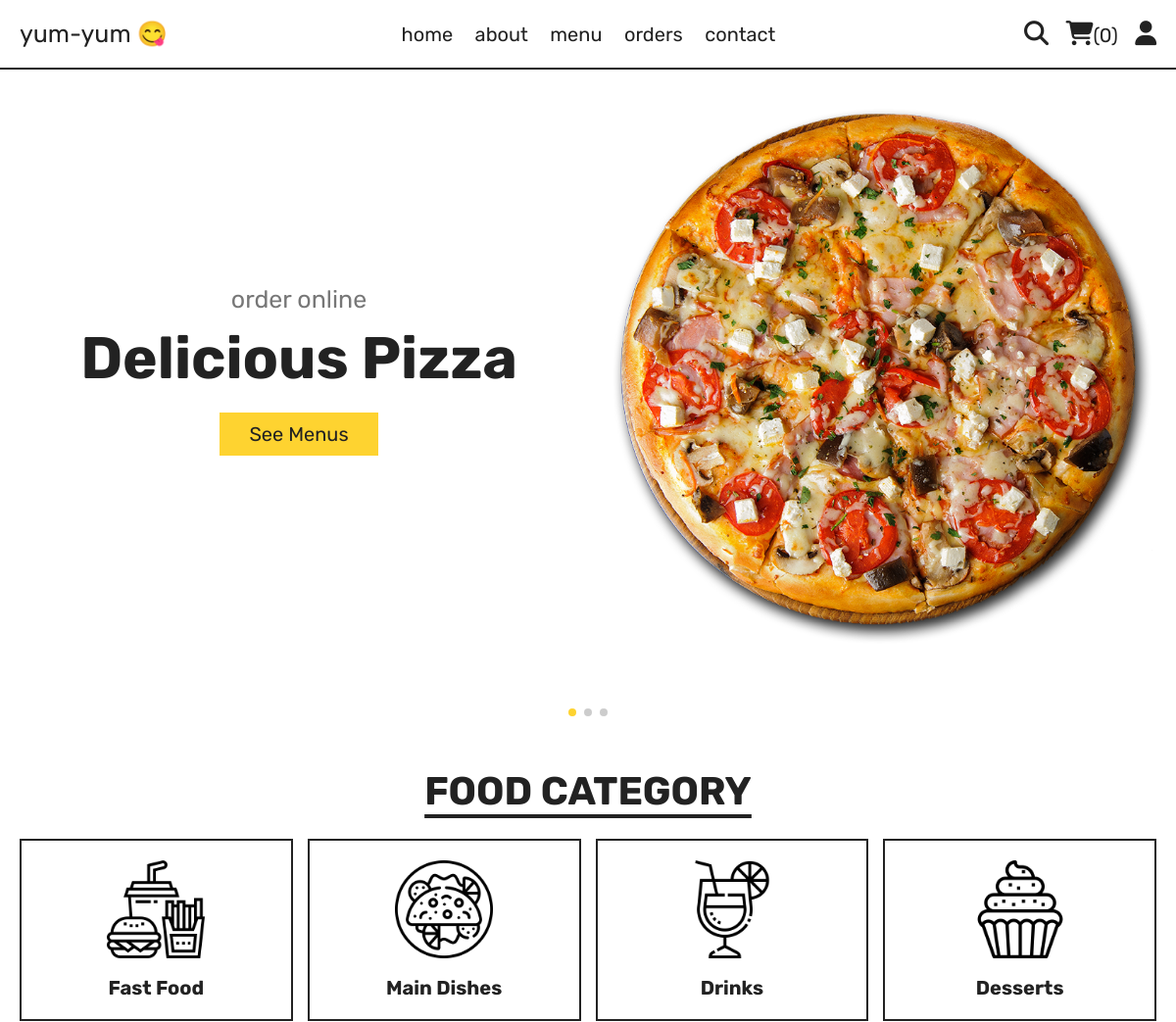
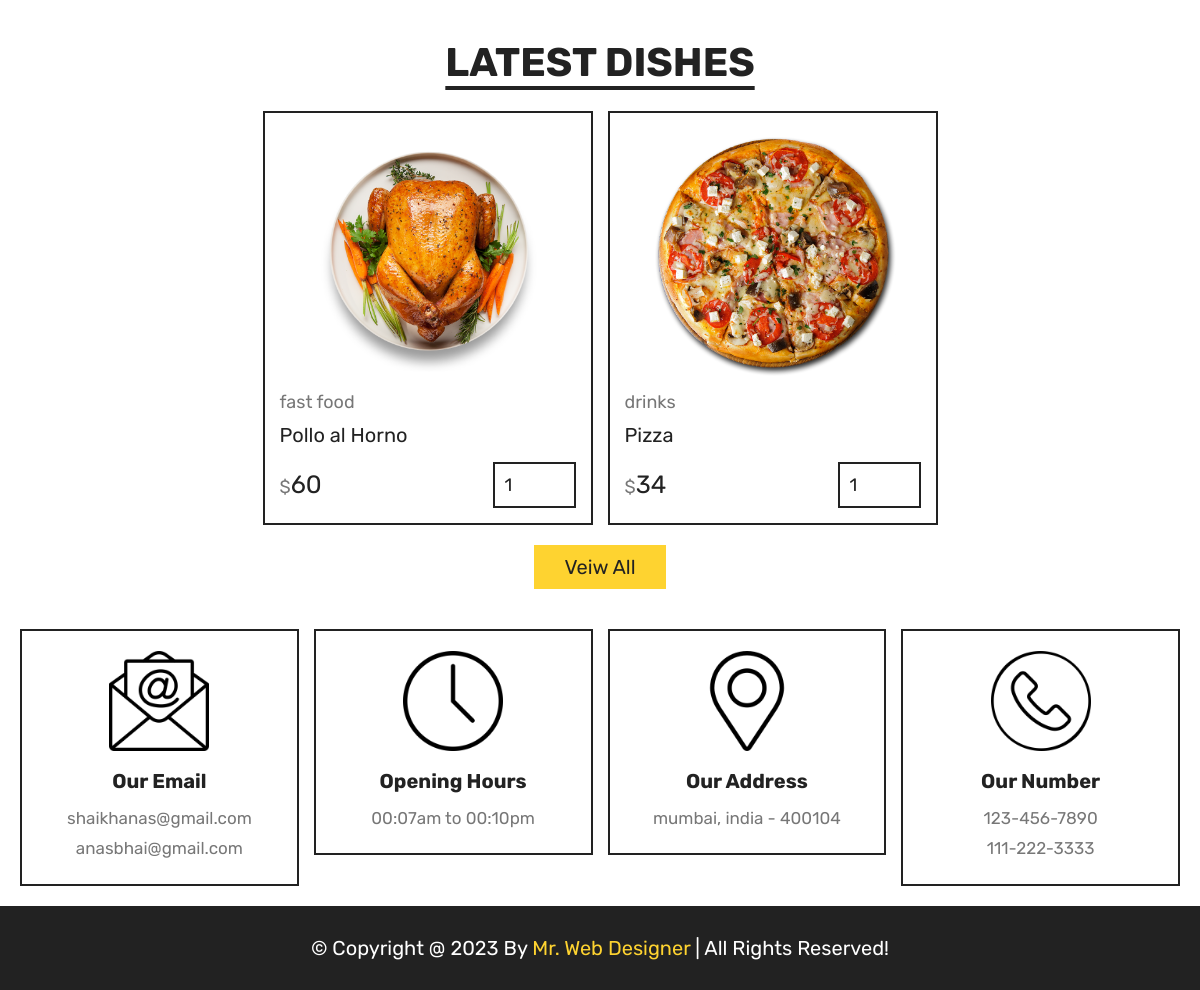
The app's page /home.php with its own data (2 pictures, top to bottom).
### tables this page shows
CREATE TABLE `products` (
  `id` int NOT NULL AUTO_INCREMENT,
  `name` varchar(100) NOT NULL,
  `category` varchar(100) NOT NULL,
  `price` int NOT NULL,
  `image` varchar(100) NOT NULL,
  PRIMARY KEY (`id`),
  UNIQUE KEY `id_UNIQUE` (`id`)
);

### home.php (the view, shortened to what this page needs)
<?php
include 'components/connect.php';
?>
<!DOCTYPE html>
<html lang="en">
<head>
   <link rel="stylesheet" href="https://unpkg.com/swiper@8/swiper-bundle.min.css" />
   <link rel="stylesheet" href="https://cdnjs.cloudflare.com/ajax/libs/font-awesome/6.1.1/css/all.min.css">
   <link rel="stylesheet" href="css/style.css">
</head>
<body>
<?php include 'components/user_header.php'; ?>
<section class="hero">
   <div class="swiper hero-slider">
      <div class="swiper-wrapper">
         <div class="swiper-slide slide">
            <div class="content">
               <span>order online</span>
               <h3>delicious pizza</h3>
               <a href="menu.html" class="btn">see menus</a>
            </div>
            <div class="image">
               <img src="images/home-img-1.png" alt="">
            </div>
         </div>
         <div class="swiper-slide slide">
            <div class="content">
               <span>order online</span>
               <h3>chezzy hamburger</h3>
               <a href="menu.html" class="btn">see menus</a>
            </div>
            <div class="image">
               <img src="images/home-img-2.png" alt="">
            </div>
         </div>
         <div class="swiper-slide slide">
            <div class="content">
               <span>order online</span>
               <h3>rosted chicken</h3>
               <a href="menu.html" class="btn">see menus</a>
            </div>
            <div class="image">
               <img src="images/home-img-3.png" alt="">
            </div>
         </div>
      </div>
      <div class="swiper-pagination"></div>
   </div>
</section>
<section class="category">
   <h1 class="title">food category</h1>
   <div class="box-container">
      <a href="category.php?category=fast food" class="box">
         <img src="images/cat-1.png" alt="">
         <h3>fast food</h3>
      </a>
      <a href="category.php?category=main dish" class="box">
         <img src="images/cat-2.png" alt="">
         <h3>main dishes</h3>
      </a>
      <a href="category.php?category=drinks" class="box">
         <img src="images/cat-3.png" alt="">
         <h3>drinks</h3>
      </a>
      <a href="category.php?category=desserts" class="box">
         <img src="images/cat-4.png" alt="">
         <h3>desserts</h3>
      </a>
   </div>
</section>
<section class="products">
   <h1 class="title">latest dishes</h1>
   <div class="box-container">
      <?php
         $select_products = $conn->prepare("SELECT * FROM `products` LIMIT 6");
         $select_products->execute();
         if($select_products->rowCount() > 0){
            while($fetch_products = $select_products->fetch(PDO::FETCH_ASSOC)){
      ?>
      <form action="" method="post" class="box">
         <img src="uploaded_img/<?= $fetch_products['image']; ?>" alt="">
         <a href="category.php?category=<?= $fetch_products['category']; ?>" class="cat"><?= $fetch_products['category']; ?></a>
         <div class="name"><?= $fetch_products['name']; ?></div>
         <div class="flex">
            <div class="price"><span>$</span><?= $fetch_products['price']; ?></div>
            <input type="number" name="qty" class="qty" min="1" max="99" value="1" maxlength="2">
         </div>
      </form>
      <?php
            }
         }else{
            echo '<p class="empty">no products added yet!</p>';
         }
      ?>
   </div>
   <div class="more-btn">
      <a href="menu.html" class="btn">veiw all</a>
   </div>
</section>
<?php include 'components/footer.php'; ?>
</body>
</html>

### css/style.css (style rules this page uses)
:root { --yellow:#fed330; --red:#e74c3c; --white:#fff; --black:#222; --light-color:#777; --border:.2rem solid var(--black); }
* { font-family: 'Rubik', sans-serif; margin:0; padding:0; box-sizing: border-box; outline: none; border: none; text-decoration: none; }
html { font-size: 62.5%; overflow-x: hidden; scroll-behavior: smooth; stop-opacity: 7rem; }
section { margin:0 auto; max-width: 1200px; padding:2rem; }
.title { text-align: center; margin-bottom: 2.5rem; font-size: 4rem; color:var(--black); text-transform: uppercase; text-decoration: underline; text-underline-offset: 1rem; }
.btn, .delete-btn { margin-top: 1rem; display: inline-block; font-size: 2rem; padding:1rem 3rem; cursor: pointer; text-transform: capitalize; transition: .2s linear; }
.btn { background-color: var(--yellow); color:var(--black); }
.hero .slide { display: flex; align-items: center; flex-wrap: wrap-reverse; gap:2rem; margin-bottom: 4rem; }
.hero .slide .image { flex:1 1 40rem; }
.hero .slide .image img { width: 100%; }
.hero .slide .content { flex:1 1 40rem; text-align: center; }
.hero .slide .content span { font-size: 2.5rem; color:var(--light-color); }
.hero .slide .content h3 { margin:1rem 0; font-size: 6rem; color:var(--black); text-transform: capitalize; }
.category .box-container { display: grid; grid-template-columns: repeat(auto-fit, minmax(27rem, 1fr)); gap:1.5rem; align-items: flex-start; }
.category .box-container .box { border:var(--border); padding:2rem; text-align: center; }
.category .box-container .box img { width: 100%; height: 10rem; object-fit: contain; }
.category .box-container .box h3 { font-size: 2rem; margin-top: 1.5rem; color:var(--black); text-transform: capitalize; }
.products .box-container { display: grid; grid-template-columns: repeat(auto-fit, 33rem); justify-content: center; align-items: flex-start; gap:1.5rem; }
.products .box-container .box { border:var(--border); padding:1.5rem; position: relative; overflow: hidden; }
.products .box-container .box img { height: 25rem; width: 100%; object-fit: contain; margin-bottom: 1rem; }
.products .box-container .box .cat { font-size: 1.8rem; color:var(--light-color); }
.products .box-container .box .name { font-size: 2rem; color:var(--black); margin:1rem 0; }
.products .box-container .box .flex { display: flex; align-items: center; gap:1rem; margin-top: 1.5rem; }
.products .box-container .box .flex .price { margin-right: auto; font-size: 2.5rem; color:var(--black); }
.products .box-container .box .flex .price span { color:var(--light-color); font-size: 1.8rem; }
.products .box-container .box .flex .qty { padding:1rem; border:var(--border); font-size: 1.8rem; color:var(--black); }
.products .more-btn { margin-top: 1rem; text-align: center; }

### records on screen
products: image (picture), category "fast food", name "Pollo al Horno", price "60"
products: image (picture), category "drinks", name "Pizza", price "34"

### other values on screen
$total_cart_items "0"
